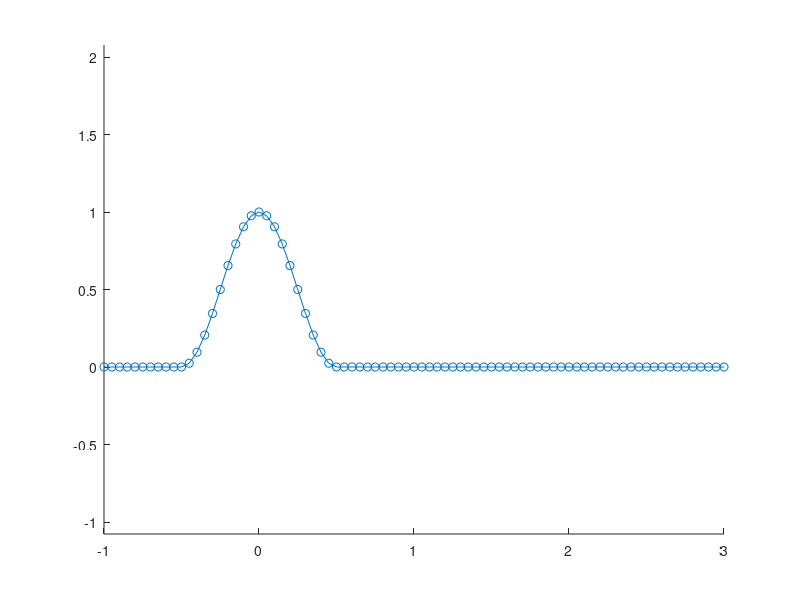

Source code (MATLAB): (Note: this script raises an error after producing the figure.)
% This is a program solving exercise1_3_1

%% initialize the wave
clc, clear
% Define spatial domains and time parameters
h_values = [1/10, 1/20, 1/40];
t_final = 4.8;
    
speed = 1;
h = h_values(2);
x = -1:h:3;
k = 0.8 * h;  % Calculating time-step based on lambda
t = 0:k:t_final;
x_standard = -1:0.01:3; % this is used to draw the original function u0 for contrast in figure 3

% Initialize u with initial condition
u0 = zeros(size(x));
u0(abs(x) <= 0.5) = cos(pi * x(abs(x) <= 0.5)).^2;
u0(abs(u0) < 1e-8) = 0;
u0_standard = zeros(size(x_standard));

figure(1)
clf
hold on
axis equal
plot(x, u0, 'o-');

%% solve v^{n}_{m}

u = zeros(length(t), length(x)); % grid function v^{n}_{m}
u(1, :) = u0; % initial condition
u(:, 1) = zeros(length(t), 1);


% Call scheme_function for the chosen scheme_index
% scheme 1: Forward-time forward-space
% scheme 2: Forward-time backward-space
% scheme 3: Forward-time central-space
% scheme 4: leapfrog
% scheme 5: Lax-Friedrichs

scheme_index = 4; % different schemes as needed
u = scheme_compute(scheme_index, u, speed, 0.8);


%% Create a 3D surface plot of the solution

figure(2)
clf
axis equal
hold on


for i = 1:10:length(t) % choose larger spacing for a better view
    plot3(x, t(i)*ones(length(x), 1), u(i, :), 'o-', 'LineWidth', 1.5)
    plot3(x_standard, t(i)*ones(length(x_standard), 1), initial_fun(x_standard - speed*t(i)*ones(1,length(x_standard))), 'k-', 'LineWidth', 1)
end

title(['3D Surface Plot for h = ', num2str(h)]);
xlabel('Space (x)');
ylabel('Time (t)');
zlabel('Amplitude');
view([-34 27]);



